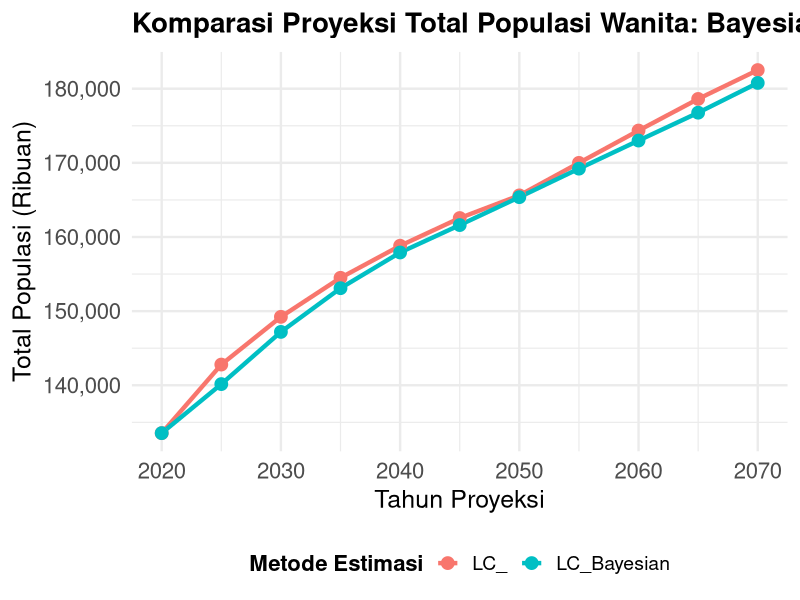
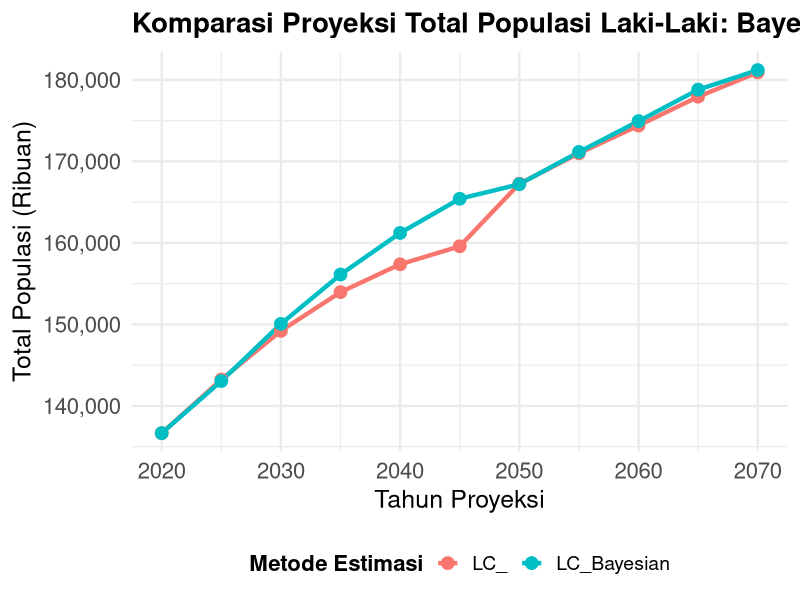
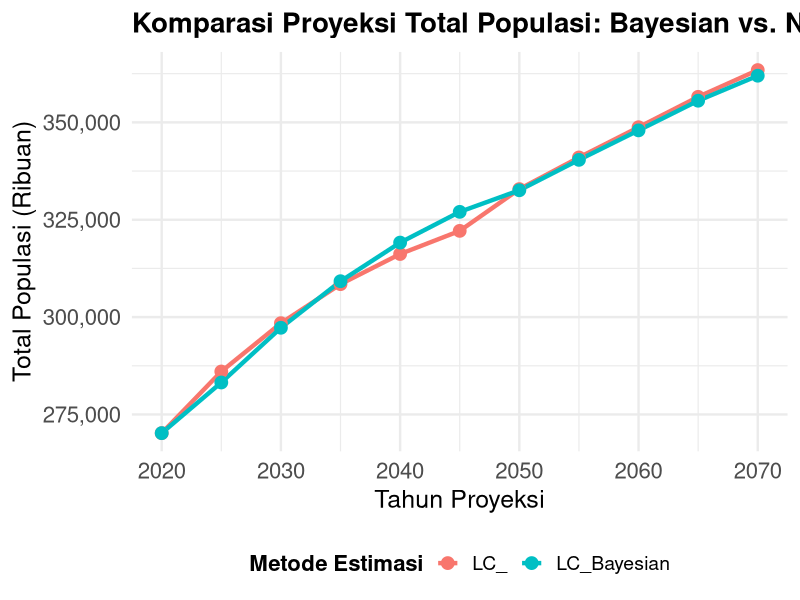

Source code (R) for these figures, in order: (Note: this script raises an error after producing the figures.)
library(tidyverse)
library(ggplot2)
library(scales) # Untuk scales::comma
#cewe
# --- 1. Persiapan Data Frame Awal ---
# Memperbaiki penamaan variabel di tibble
total_pop_data_c <- tibble(
  Tahun = c(2020, 2025, 2030, 2035, 2040, 2045, 2050, 2055, 2060, 2065, 2070),
  LC_ = c(133542.1, 142791.10, 149229.53, 154494.09, 158819.48, 162554.85,
          165609.89, 169996.36, 174355.20, 178617.77, 182513.23),
  LC_Bayesian = c(133542.1,140157.1,147195.9,153093.4,157908.9,161606,165370,169215.7,173006.3,176764.6,180777.5)
)

# --- 2. Transformasi ke Format Panjang (Long Format) ---
# Mengubah kolom model (LC_Standard, LC_Bayesian) menjadi satu kolom 'Population'
pop_long <- total_pop_data_c %>%
  pivot_longer(
    cols = starts_with("LC_"),
    names_to = "Model",
    values_to = "Population_Ribuan"
  )

comparison_plot_enlarged <- ggplot(pop_long, aes(x = Tahun, y = Population_Ribuan, color = Model)) +
  
  # Garis dan Titik
  geom_line(linewidth = 1.5) + # Garis lebih tebal
  geom_point(size = 4) +      # Titik lebih besar
  
  # Label dan Judul
  labs(
    title = "Komparasi Proyeksi Total Populasi Wanita: Bayesian vs. Non-Bayesian",
    x = "Tahun Proyeksi",
    y = "Total Populasi (Ribuan)",
    color = "Metode Estimasi" # Memperjelas legend
  ) +
  
  # --- Penataan Tema (Pembesaran Font Menyeluruh) ---
  theme_minimal(base_size = 18) + # FONT DASAR DIBESARKAN
  
  # Penyesuaian Sumbu dan Legend
  scale_y_continuous(labels = scales::comma) +
  scale_x_continuous(breaks = seq(2020, 2070, by = 10)) +
  theme(
    plot.title = element_text(face = "bold", size = 20), # Judul utama lebih besar
    axis.title = element_text(size = 18),               # Label sumbu X/Y lebih besar
    axis.text = element_text(size = 16),                # Angka sumbu lebih besar
    legend.title = element_text(size = 16, face = "bold"),
    legend.text = element_text(size = 14),
    legend.position = "bottom"
  )

print(comparison_plot_enlarged)
#cowo
total_pop_data <- tibble( Tahun = c(2020, 2025, 2030, 2035, 2040, 2045, 2050, 2055, 2060, 2065, 2070), LC_ = c( 136662.00, 143240.24, 149212.71, 153966.36, 157381.02, 159587.65, 167258.58, 170993.93, 174395.26, 177938.79, 180918.89), LC_Bayesian = c(136662.0, 143054.6, 150066.3, 156122.4, 161222.5, 165419.1, 167198.3, 171160.6, 174942.6, 178798.5, 181206.3) )
# --- 2. Transformasi ke Format Panjang (Long Format) ---
# Mengubah kolom model (LC_Standard, LC_Bayesian) menjadi satu kolom 'Population'
pop_long <- total_pop_data %>%
  pivot_longer(
    cols = starts_with("LC_"),
    names_to = "Model",
    values_to = "Population_Ribuan"
  )

comparison_plot_enlarged <- ggplot(pop_long, aes(x = Tahun, y = Population_Ribuan, color = Model)) +
  
  # Garis dan Titik
  geom_line(linewidth = 1.5) + # Garis lebih tebal
  geom_point(size = 4) +      # Titik lebih besar
  
  # Label dan Judul
  labs(
    title = "Komparasi Proyeksi Total Populasi Laki-Laki: Bayesian vs. Non-Bayesian",
    x = "Tahun Proyeksi",
    y = "Total Populasi (Ribuan)",
    color = "Metode Estimasi" # Memperjelas legend
  ) +
  
  # --- Penataan Tema (Pembesaran Font Menyeluruh) ---
  theme_minimal(base_size = 18) + # FONT DASAR DIBESARKAN
  
  # Penyesuaian Sumbu dan Legend
  scale_y_continuous(labels = scales::comma) +
  scale_x_continuous(breaks = seq(2020, 2070, by = 10)) +
  theme(
    plot.title = element_text(face = "bold", size = 20), # Judul utama lebih besar
    axis.title = element_text(size = 18),               # Label sumbu X/Y lebih besar
    axis.text = element_text(size = 16),                # Angka sumbu lebih besar
    legend.title = element_text(size = 16, face = "bold"),
    legend.text = element_text(size = 14),
    legend.position = "bottom"
  )

print(comparison_plot_enlarged)
#TOTAL
total_pop_data <- tibble(
  Tahun = total_pop_data$Tahun,
  LC_ = total_pop_data$LC_ + total_pop_data_c$LC_,
  LC_Bayesian = total_pop_data$LC_Bayesian + total_pop_data_c$LC_Bayesian
)# --- 2. Transformasi ke Format Panjang (Long Format) ---
# Mengubah kolom model (LC_Standard, LC_Bayesian) menjadi satu kolom 'Population'
pop_long <- total_pop_data %>%
  pivot_longer(
    cols = starts_with("LC_"),
    names_to = "Model",
    values_to = "Population_Ribuan"
  )

comparison_plot_enlarged <- ggplot(pop_long, aes(x = Tahun, y = Population_Ribuan, color = Model)) +
  
  # Garis dan Titik
  geom_line(linewidth = 1.5) + # Garis lebih tebal
  geom_point(size = 4) +      # Titik lebih besar
  
  # Label dan Judul
  labs(
    title = "Komparasi Proyeksi Total Populasi: Bayesian vs. Non-Bayesian",
    x = "Tahun Proyeksi",
    y = "Total Populasi (Ribuan)",
    color = "Metode Estimasi" # Memperjelas legend
  ) +
  
  # --- Penataan Tema (Pembesaran Font Menyeluruh) ---
  theme_minimal(base_size = 18) + # FONT DASAR DIBESARKAN
  
  # Penyesuaian Sumbu dan Legend
  scale_y_continuous(labels = scales::comma) +
  scale_x_continuous(breaks = seq(2020, 2070, by = 10)) +
  theme(
    plot.title = element_text(face = "bold", size = 20), # Judul utama lebih besar
    axis.title = element_text(size = 18),               # Label sumbu X/Y lebih besar
    axis.text = element_text(size = 16),                # Angka sumbu lebih besar
    legend.title = element_text(size = 16, face = "bold"),
    legend.text = element_text(size = 14),
    legend.position = "bottom"
  )

print(comparison_plot_enlarged)
#2025
library(dplyr)
library(tibble)
library(knitr)

# --- 1. DATA INPUT ---
# Data populasi wanita tahun 2025 (dalam ribuan)
pop_comparison_df <- tibble(
  AgeGroup = c("0-4", "5-9", "10-14", "15-19", "20-24", "25-29", "30-34", "35-39", 
               "40-44", "45-49", "50-54", "55-59", "60-64", "65-69", "70-74", "75+"),
  T = c(11146.1, 10730.2, 10766.1, 10706.3, 10760.0, 10981.9, 10870.5, 10704.9, 
        10246.7, 9794.5, 8825.3, 7651.8, 6286.9, 4748.8, 3308.0, 3363.1), # Data Asli
  P1 = c(11404.94, 10479.87, 10774.08, 10724.99, 10778.63, 11001.96, 10888.83, 10723.22, 
         10256.05, 9791.78, 8808.45, 7628.50, 6268.71, 4750.55, 3335.73, 1918.76), # Lee-Carter
  P2 = c(11463.05, 10520.00, 10773.26, 10723.67, 10775.81, 10998.38, 10885.02, 10718.96, 
         10251.17, 9785.77, 8801.58, 7621.28, 6260.53, 4741.90, 3327.02, 1912.24) )# Lee-Carter Bayesian)
# --- 2. PERHITUNGAN METRIK PER KELOMPOK UMUR ---

# Hitung error absolut dan persentase error untuk LC Non-Bayesian (P1)
pop_comparison_df <- pop_comparison_df %>%
  mutate(
    # MAE adalah Error Absolut per Baris
    MAE_LC = abs(P1 - T),
    # MAPE adalah Persentase Error Absolut per Baris
    MAPE_LC = abs(P1 - T) / T * 100,
    
    # Hitung error absolut dan persentase error untuk LC Bayesian (P2)
    MAE_LCB = abs(P2 - T),
    MAPE_LCB = abs(P2 - T) / T * 100
  )

# Pilih kolom yang relevan dan rapikan tampilan
local_metrics_df <- pop_comparison_df %>%
  select(
    Kelompok_Umur = AgeGroup,
    Data_Asli = T,
    MAE_LC, MAE_LCB,
    MAPE_LC, MAPE_LCB
  )

cat("== TABEL MAE DAN MAPE PER KELOMPOK UMUR (Wanita 2025) ==\n")
print(local_metrics_df %>% knitr::kable(format = "markdown", digits = 2))

calculate_metrics <- function(df, pred_col) {
  # Ambil error
  errors <- df[[pred_col]] - df$T

  mae = mean(abs(errors))
  mape = mean(abs(errors / df$T)) * 100
  
  return(tibble(
    MAE = mae,
    MAPE = mape
  ))
}

# --- 3. PERHITUNGAN METRIK GLOBAL (Semua Usia 0-74) ---
# Filter baris ekstrem (0-4 dan 75+) karena memiliki error yang sangat besar
df_stable <- pop_comparison_df %>% filter(AgeGroup != "0-4", AgeGroup != "75+")

metrics_total_stable_P1 <- calculate_metrics(df_stable, "P1")
metrics_total_stable_P2 <- calculate_metrics(df_stable, "P2")

# Gabungkan hasil untuk tabel
metrics_summary <- tibble(
  Metrik = c( "MAE (Ribuan)", "MAPE (%)"),
  LC_Non_Bayesian = unlist(metrics_total_stable_P1),
  LC_Bayesian = unlist(metrics_total_stable_P2)
) %>%
  mutate(
    across(where(is.numeric), ~ round(.x, 4))
  )

# --- 4. Tampilkan Hasil ---
cat("\n== TABEL AKURASI PROYEKSI (USIA 5-74, Paling Stabil) ==\n")
print(metrics_summary %>% knitr::kable(format = "markdown"))
#cowo
Kelompok_Umur <- c("0-4", "5-9", "10-14", "15-19", "20-24", "25-29",
                   "30-34", "35-39", "40-44", "45-49", "50-54", "55-59",
                   "60-64", "65-69", "70-74", "75+")

# Data Asli (Actual Data)
Data_Asli <- c(11606.4, 11225.3, 11250.0, 11389.4, 11400.7, 11532.3,
               11323.8, 11013.4, 10435.8, 9840.1, 8775.0, 7517.9,
               6074.4, 4518.6, 3035.7, 2609.2)

Lee_Carter <- c(
  12560.29, 10482.95, 11217.50, 11391.97, 11392.01, 11495.64,
  11282.33, 10968.76, 10383.19, 9781.73, 8710.42, 7449.71,
  6007.56, 4443.07, 2974.73, 1555.61
)

# Proyeksi Model Lee-Carter Bayesian (tahun 2025)
Lee_Carter_Bayesian <- c(
  12539.78, 10954.83, 11264.49, 11421.85, 11432.42, 11549.65,
  11333.29, 11022.84, 10444.58, 9853.58, 8787.72, 7528.75,
  6076.99, 4505.45, 3024.75, 1595.24
)

# Membuat Data Frame
df_populasi <- data.frame(Kelompok_Umur, Data_Asli, Lee_Carter, Lee_Carter_Bayesian)

# Menampilkan struktur dan beberapa baris pertama data frame
print(head(df_populasi))
print(str(df_populasi))

# ------------------------------------------------------------------------------

# ==============================================================================
# 2. DEFINISI FUNGSI METRIK KESALAHAN
# ==============================================================================

# Fungsi Root Mean Square Error (RMSE)
rmse <- function(actual, predicted) {
  sqrt(mean((actual - predicted)^2))
}

# Fungsi Mean Absolute Error (MAE)
mae <- function(actual, predicted) {
  mean(abs(actual - predicted))
}

# Fungsi Mean Absolute Percentage Error (MAPE)
# Catatan: MAPE sensitif terhadap nilai aktual yang mendekati nol.
# Di sini, kita berasumsi Data_Asli (actual) tidak nol.
mape <- function(actual, predicted) {
  # Menghitung selisih absolut dibagi nilai aktual, lalu rata-rata dan dikalikan 100
  mean(abs((actual - predicted) / actual)) * 100
}

# ------------------------------------------------------------------------------

# ==============================================================================
# 3. MENGHITUNG DAN MENAMPILKAN METRIK KESALAHAN
# ==============================================================================

# Inisialisasi data frame untuk menyimpan hasil metrik
results <- data.frame(
  Metric = c("RMSE", "MAE", "MAPE (%)"),
  Lee_Carter = numeric(3),
  Lee_Carter_Bayesian = numeric(3)
)

# --- A. Hitung Metrik untuk Model Lee-Carter ---
lc_rmse <- rmse(df_populasi$Data_Asli, df_populasi$Lee_Carter)
lc_mae <- mae(df_populasi$Data_Asli, df_populasi$Lee_Carter)
lc_mape <- mape(df_populasi$Data_Asli, df_populasi$Lee_Carter)

# --- B. Hitung Metrik untuk Model Lee-Carter Bayesian ---
lcb_rmse <- rmse(df_populasi$Data_Asli, df_populasi$Lee_Carter_Bayesian)
lcb_mae <- mae(df_populasi$Data_Asli, df_populasi$Lee_Carter_Bayesian)
lcb_mape <- mape(df_populasi$Data_Asli, df_populasi$Lee_Carter_Bayesian)

# --- C. Isi Data Frame Hasil ---
results$Lee_Carter <- c(lc_rmse, lc_mae, lc_mape)
results$Lee_Carter_Bayesian <- c(lcb_rmse, lcb_mae, lcb_mape)

# Tampilkan Hasil
cat("\n======================================================\n")
cat("HASIL METRIK KESALAHAN MODEL\n")
cat("======================================================\n")
print(results, row.names = FALSE)
df_populasi <- data.frame(Kelompok_Umur, Data_Asli, Lee_Carter, Lee_Carter_Bayesian)

# ==============================================================================
# 2. PERHITUNGAN KOMPONEN KESALAHAN PER KELOMPOK UMUR
# ==============================================================================

# --- Hitung Selisih (Error) ---
error_LC <- df_populasi$Data_Asli - df_populasi$Lee_Carter
error_LCB <- df_populasi$Data_Asli - df_populasi$Lee_Carter_Bayesian

# --- 1. Absolute Error (AE) -> Komponen MAE ---
df_populasi$AE_LC <- abs(error_LC)
df_populasi$AE_LCB <- abs(error_LCB)

# --- 2. Squared Error (SE) -> Komponen RMSE ---
df_populasi$SE_LC <- error_LC^2
df_populasi$SE_LCB <- error_LCB^2

# --- 3. Absolute Percentage Error (APE) -> Komponen MAPE ---
# Asumsi Data_Asli tidak nol
df_populasi$APE_LC <- abs(error_LC / df_populasi$Data_Asli) * 100
df_populasi$APE_LCB <- abs(error_LCB / df_populasi$Data_Asli) * 100

# ==============================================================================
# 3. MENAMPILKAN DATA FRAME HASIL
# ==============================================================================

# Pilih kolom yang relevan untuk ditampilkan
df_error_age <- df_populasi[c("Kelompok_Umur", "Data_Asli",
                              "AE_LC", "SE_LC", "APE_LC",
                              "AE_LCB", "SE_LCB", "APE_LCB")]

# Ubah nama kolom agar lebih ringkas
names(df_error_age) <- c("Kelompok Umur", "Data Asli", 
                         "AE (LC)", "SE (LC)", "APE (LC) %", 
                         "AE (LCB)", "SE (LCB)", "APE (LCB) %")

cat("==================================================================================\n")
cat("Komponen Kesalahan (AE, SE, APE) Proyeksi Populasi Per Kelompok Umur\n")
cat("==================================================================================\n")
# Menampilkan dengan pembulatan yang wajar
print(round(df_error_age, 3), row.names = FALSE)
Kelompok_Umur <- c("0-4", "5-9", "10-14", "15-19", "20-24", "25-29",
                  "30-34", "35-39", "40-44", "45-49", "50-54", "55-59",
                  "60-64", "65-69", "70-74", "75+")

# Data Asli (Actual Data)
Data_Asli <- c(22752.6, 21955.5, 22016.1, 22095.7, 22160.6, 22514.2,
               22194.3, 21718.3, 20682.5, 19634.6, 17600.2, 15169.7,
               12361.3, 9267.4, 6343.6, 5972.3)

# Proyeksi Model Lee-Carter (LC)
Lee_Carter = c(23965.23, 20962.82, 21991.58, 22016.96, 22170.64, 22497.60, 22171.16, 21691.98,
               20639.24, 19573.51, 17518.87, 15078.21, 12276.27, 9193.62, 6310.46, 3474.37)
Lee_Carter_Bayesian = c(23992.83, 21474.83, 22037.75, 22145.52, 22208.23, 22548.03, 22218.31, 21741.80,
                        20695.75, 19639.35, 17589.30, 15149.03, 12337.52, 9247.35, 6351.77, 3507.48)
# Membuat Data Frame
df_populasi_total <- data.frame(Kelompok_Umur, Data_Asli, Lee_Carter, Lee_Carter_Bayesian)

# Menampilkan data frame yang telah dibuat
cat("Data Frame Populasi Total:\n")
print(head(df_populasi_total, 16))
cat("\n------------------------------------------------------\n")


# --- 2. DEFINISI FUNGSI METRIK KESALAHAN AGREGAT ---
rmse <- function(actual, predicted) {
  # Root Mean Square Error
  sqrt(mean((actual - predicted)^2))
}

mae <- function(actual, predicted) {
  # Mean Absolute Error
  mean(abs(actual - predicted))
}

mape <- function(actual, predicted) {
  # Mean Absolute Percentage Error (dinyatakan dalam persen)
  mean(abs((actual - predicted) / actual)) * 100
}


# --- 3. PERHITUNGAN METRIK KESALAHAN AGREGAT (Rata-rata) ---
lc_rmse <- rmse(df_populasi_total$Data_Asli, df_populasi_total$Lee_Carter)
lc_mae <- mae(df_populasi_total$Data_Asli, df_populasi_total$Lee_Carter)
lc_mape <- mape(df_populasi_total$Data_Asli, df_populasi_total$Lee_Carter)

lcb_rmse <- rmse(df_populasi_total$Data_Asli, df_populasi_total$Lee_Carter_Bayesian)
lcb_mae <- mae(df_populasi_total$Data_Asli, df_populasi_total$Lee_Carter_Bayesian)
lcb_mape <- mape(df_populasi_total$Data_Asli, df_populasi_total$Lee_Carter_Bayesian)

# Membuat data frame hasil agregat
df_agregat <- data.frame(
  Metric = c("RMSE", "MAE", "MAPE (%)"),
  Lee_Carter = c(lc_rmse, lc_mae, lc_mape),
  Lee_Carter_Bayesian = c(lcb_rmse, lcb_mae, lcb_mape)
)

# Menampilkan Hasil Agregat
cat("HASIL METRIK KESALAHAN AGREGAT (RATA-RATA):\n")
print(df_agregat, row.names = FALSE)
cat("\n------------------------------------------------------\n")


# --- 4. PERHITUNGAN KOMPONEN KESALAHAN PER KELOMPOK UMUR ---
# (AE = Komponen MAE; sqrt(SE) = Komponen RMSE; APE = Komponen MAPE)

df_populasi_total <- data.frame(Kelompok_Umur, Data_Asli, Lee_Carter, Lee_Carter_Bayesian)

# Hitung Selisih (Error)
error_LC <- df_populasi_total$Data_Asli - df_populasi_total$Lee_Carter
error_LCB <- df_populasi_total$Data_Asli - df_populasi_total$Lee_Carter_Bayesian

# --- 1. MAE (Mean Absolute Error) per kelompok umur -> Absolute Error ---
df_populasi_total$MAE_LC <- abs(error_LC)
df_populasi_total$MAE_LCB <- abs(error_LCB)

# --- 2. RMSE (Root Mean Square Error) per kelompok umur -> sqrt(Squared Error) ---
# Secara numerik, ini sama dengan Absolute Error (MAE) per baris
df_populasi_total$RMSE_LC <- sqrt(error_LC^2)
df_populasi_total$RMSE_LCB <- sqrt(error_LCB^2)

# --- 3. MAPE (Mean Absolute Percentage Error) per kelompok umur -> APE ---
df_populasi_total$MAPE_LC <- abs(error_LC / df_populasi_total$Data_Asli) * 100
df_populasi_total$MAPE_LCB <- abs(error_LCB / df_populasi_total$Data_Asli) * 100


# Memilih kolom untuk ditampilkan
df_error_age_split <- df_populasi_total[c("Kelompok_Umur", "Data_Asli",
                                          "MAE_LC", "RMSE_LC", "MAPE_LC",
                                          "MAE_LCB", "RMSE_LCB", "MAPE_LCB")]

# Mengganti nama kolom untuk kejelasan
names(df_error_age_split) <- c("Kelompok Umur", "Data Asli",
                               "MAE (LC)", "RMSE (LC)", "MAPE (LC) %",
                               "MAE (LCB)", "RMSE (LCB)", "MAPE (LCB) %")

# Menampilkan Hasil Per Kelompok Umur
cat("KOMPONEN KESALAHAN PER KELOMPOK UMUR (MAE dan RMSE Dipisah):\n")
cat(" (Catatan: Nilai MAE dan RMSE per baris data akan identik)\n")

